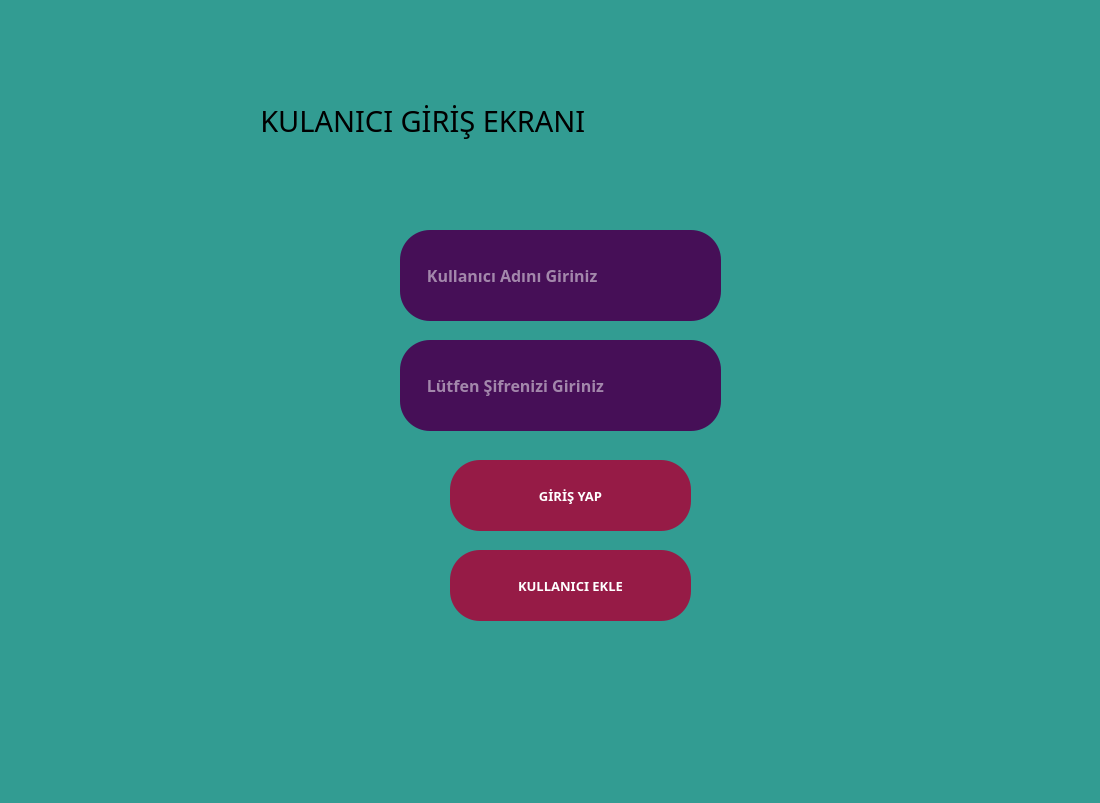
<?xml version="1.0" encoding="UTF-8"?>
<ui version="4.0">
 <class>Form</class>
 <widget class="QWidget" name="Form">
  <property name="geometry">
   <rect>
    <x>0</x>
    <y>0</y>
    <width>1100</width>
    <height>803</height>
   </rect>
  </property>
  <property name="acceptDrops">
   <bool>true</bool>
  </property>
  <property name="windowTitle">
   <string>Form</string>
  </property>
  <property name="styleSheet">
   <string notr="true">background:rgb(50, 156, 146);</string>
  </property>
  <widget class="QLabel" name="baslik">
   <property name="geometry">
    <rect>
     <x>200</x>
     <y>80</y>
     <width>651</width>
     <height>81</height>
    </rect>
   </property>
   <property name="font">
    <font>
     <family>Segoe Print</family>
     <pointsize>22</pointsize>
     <weight>50</weight>
     <bold>false</bold>
    </font>
   </property>
   <property name="styleSheet">
    <string notr="true"/>
   </property>
   <property name="text">
    <string>        KULANICI GİRİŞ EKRANI</string>
   </property>
  </widget>
  <widget class="QLineEdit" name="kullaniciadi">
   <property name="geometry">
    <rect>
     <x>400</x>
     <y>230</y>
     <width>321</width>
     <height>91</height>
    </rect>
   </property>
   <property name="font">
    <font>
     <family>Segoe Print</family>
     <pointsize>12</pointsize>
     <weight>75</weight>
     <bold>true</bold>
    </font>
   </property>
   <property name="mouseTracking">
    <bool>true</bool>
   </property>
   <property name="tabletTracking">
    <bool>true</bool>
   </property>
   <property name="acceptDrops">
    <bool>false</bool>
   </property>
   <property name="toolTip">
    <string>&lt;html&gt;&lt;head/&gt;&lt;body&gt;&lt;p align=&quot;center&quot;&gt;&lt;span style=&quot; font-weight:400; font-style:italic; color:#aa0000;&quot;&gt;Kullanıcı Adınız Sadece Harflerden Oluşabilir.&lt;/span&gt;&lt;/p&gt;&lt;/body&gt;&lt;/html&gt;</string>
   </property>
   <property name="styleSheet">
    <string notr="true">background:rgb(70, 15, 87);
border:none;
border-radius:30px;
color:white;
</string>
   </property>
   <property name="inputMethodHints">
    <set>Qt::ImhNone</set>
   </property>
   <property name="inputMask">
    <string notr="true"/>
   </property>
   <property name="text">
    <string/>
   </property>
   <property name="readOnly">
    <bool>false</bool>
   </property>
   <property name="placeholderText">
    <string>      Kullanıcı Adını Giriniz</string>
   </property>
   <property name="cursorMoveStyle">
    <enum>Qt::LogicalMoveStyle</enum>
   </property>
   <property name="clearButtonEnabled">
    <bool>false</bool>
   </property>
  </widget>
  <widget class="QLineEdit" name="sifrekutusu">
   <property name="geometry">
    <rect>
     <x>400</x>
     <y>340</y>
     <width>321</width>
     <height>91</height>
    </rect>
   </property>
   <property name="font">
    <font>
     <family>Segoe Print</family>
     <pointsize>12</pointsize>
     <weight>75</weight>
     <bold>true</bold>
    </font>
   </property>
   <property name="cursor">
    <cursorShape>IBeamCursor</cursorShape>
   </property>
   <property name="mouseTracking">
    <bool>false</bool>
   </property>
   <property name="toolTip">
    <string>&lt;html&gt;&lt;head/&gt;&lt;body&gt;&lt;p align=&quot;center&quot;&gt;&lt;span style=&quot; font-style:italic; color:#aa0000;&quot;&gt;Şifreniz Sadece Sayılardan Oluşabilir.&lt;/span&gt;&lt;/p&gt;&lt;/body&gt;&lt;/html&gt;</string>
   </property>
   <property name="styleSheet">
    <string notr="true">background:rgb(70, 15, 87);
border:none;
border-radius:30px;
color:white;</string>
   </property>
   <property name="text">
    <string/>
   </property>
   <property name="placeholderText">
    <string>      Lütfen Şifrenizi Giriniz</string>
   </property>
  </widget>
  <widget class="QPushButton" name="pushButton">
   <property name="geometry">
    <rect>
     <x>450</x>
     <y>460</y>
     <width>241</width>
     <height>71</height>
    </rect>
   </property>
   <property name="font">
    <font>
     <family>Segoe Print</family>
     <pointsize>10</pointsize>
     <weight>75</weight>
     <bold>true</bold>
    </font>
   </property>
   <property name="styleSheet">
    <string notr="true">background:rgb(150, 27, 70);
border:none;
border-radius:30px;
color:white;</string>
   </property>
   <property name="text">
    <string>GİRİŞ YAP</string>
   </property>
  </widget>
  <widget class="QPushButton" name="kullanicikekle">
   <property name="geometry">
    <rect>
     <x>450</x>
     <y>550</y>
     <width>241</width>
     <height>71</height>
    </rect>
   </property>
   <property name="font">
    <font>
     <family>Segoe Print</family>
     <pointsize>10</pointsize>
     <weight>75</weight>
     <bold>true</bold>
    </font>
   </property>
   <property name="styleSheet">
    <string notr="true">background:rgb(150, 27, 70);
border:none;
border-radius:30px;
color:white;</string>
   </property>
   <property name="text">
    <string>KULLANICI EKLE</string>
   </property>
  </widget>
 </widget>
 <resources/>
 <connections/>
</ui>
